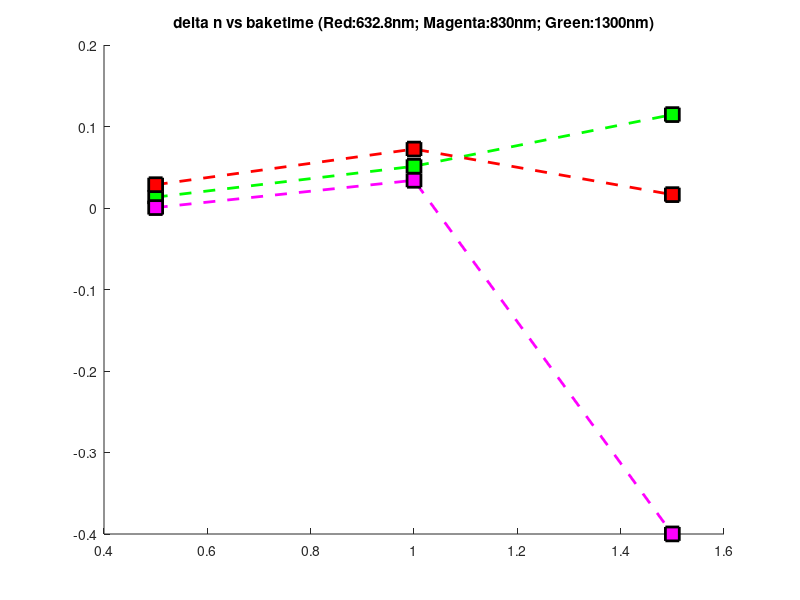

This figure's MATLAB source:
BakeTime = [0.5 1.0 1.5];

n0_13000 = [2.1211 2.1738 2.2591];
n1_13000 = [2.1344 2.2250 2.3737];
Delta_n_13000 = n1_13000 - n0_13000;

n0_8300  = [2.2459 2.2622 2.8192];
n1_8300  = [2.2464 2.2962 2.4193];
Delta_n_8300 = n1_8300 - n0_8300;

n0_6328  = [2.4318 2.5197 2.7703];
n1_6328  = [2.4604 2.5920 2.7867];
Delta_n_6328 = n1_6328 - n0_6328;

hold on;
plot(BakeTime, Delta_n_13000, '--gs', ...
    'LineWidth', 2, ...
    'MarkerSize', 10, ...
    'MarkerEdgeColor', 'k', ...
    'MarkerFaceColor', 'g')

plot(BakeTime, Delta_n_8300, '--ms', ...
    'LineWidth', 2, ...
    'MarkerSize', 10, ...
    'MarkerEdgeColor', 'k', ...
    'MarkerFaceColor', 'm')

plot(BakeTime, Delta_n_6328, '--rs', ...
    'LineWidth', 2, ...
    'MarkerSize', 10, ...
    'MarkerEdgeColor', 'k', ...
    'MarkerFaceColor', 'r')
hold off;

title('delta n vs baketime (Red:632.8nm; Magenta:830nm; Green:1300nm)');
filename = 'Delta_n_vs_Baketime';
saveas(gcf, filename, 'png');